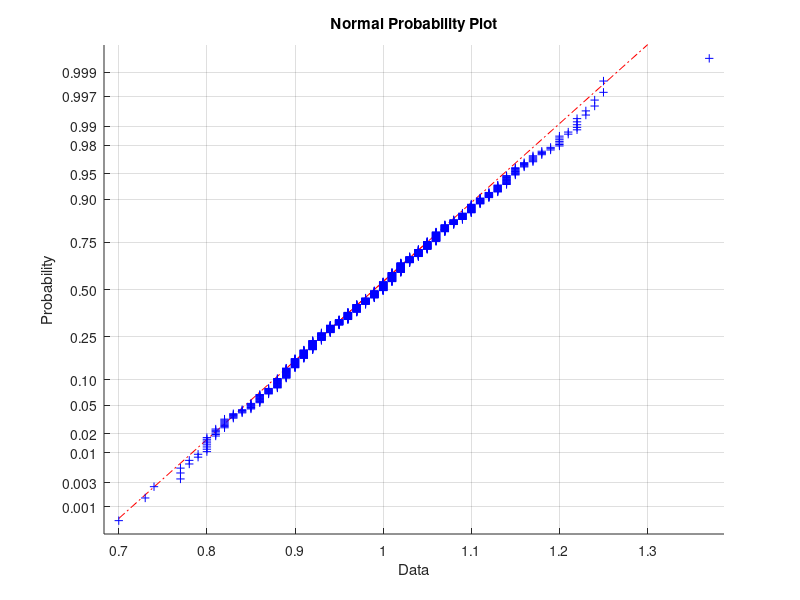

This figure's MATLAB source:
N_DSETS = 1000;
N_OUTCOMES = 100;

mu = 5;
sigma = 2; 


avg = zeros(1, N_DSETS);
for i = 1:N_DSETS
    %Xs = normrnd(mu, sigma, 1, N_OUTCOMES);
    Xs = binornd(mu, 0.2, 1, N_OUTCOMES);
    avg(i) = sum(Xs)/length(Xs);
end

normplot(avg);
%hist(avg);